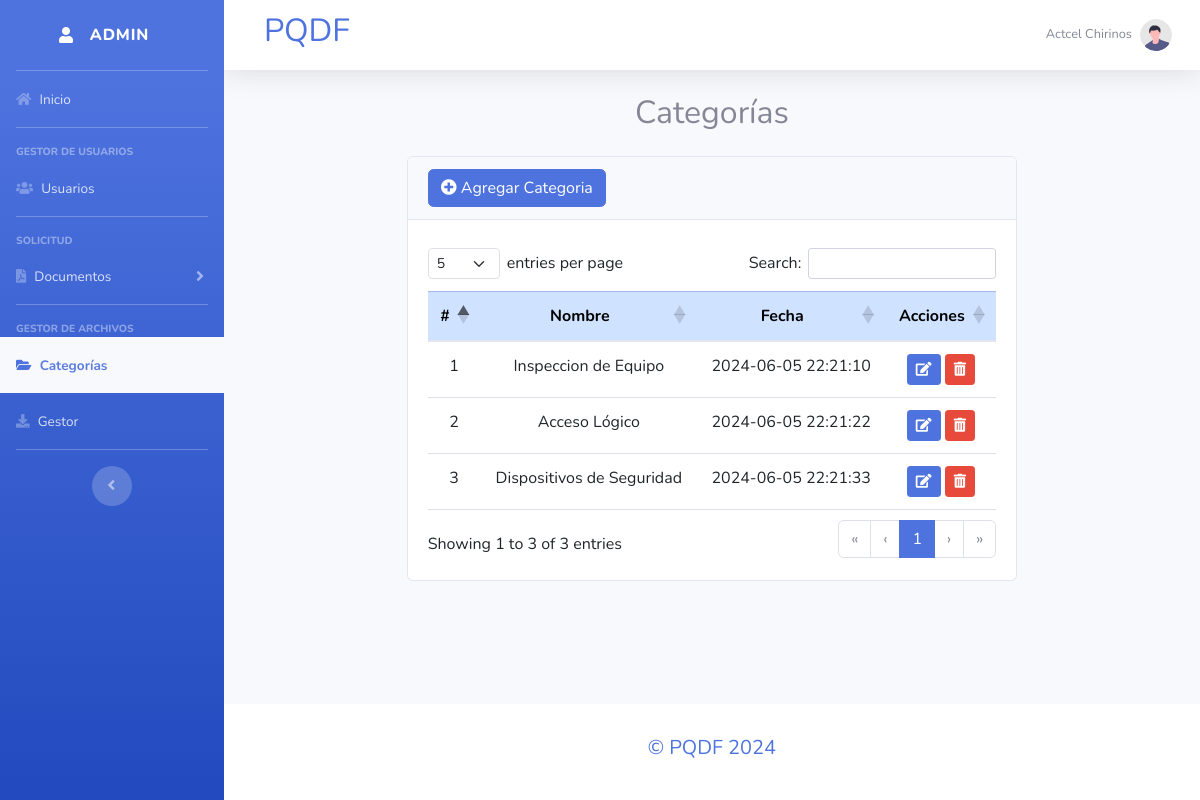
The page /secciones/categoria/index.php (signed in) on the database its author committed.
### tables this page shows
CREATE TABLE IF NOT EXISTS `categorias` (
  `id` int NOT NULL AUTO_INCREMENT,
  `nombre` varchar(50) NOT NULL,
  `fechaInsert` datetime NOT NULL DEFAULT CURRENT_TIMESTAMP,
  PRIMARY KEY (`id`),
  UNIQUE KEY `nombre` (`nombre`)
);

### secciones/categoria/index.php (the view, shortened to what this page needs)
<?php
    $objeto = new Conexion();
    $conexion = $objeto->Conectar();
    $consulta=$conexion->prepare("SELECT * FROM categorias");
    $consulta->execute();
    $lista_categoria=$consulta->fetchAll(PDO::FETCH_ASSOC);
?>
<?php include("../../vistas/header.php")?>
<?php if($_SESSION['rol'] == 1){?>
<div class="container-fluid mt-4">
    <div class="row">
        <div class="col-md-8 offset-md-2">
        <h2 style="text-align: center;" class="mb-4">Categorías</h2>
            <div class="card">
                <div class="card-header">
                    <button type="button" class="btn btn-primary" data-toggle="modal" data-target="#modalCategoria">
                        <span class="fas fa-plus-circle"></span> Agregar Categoria
                    </button>
                </div>
                <div class="card-body">
                    <div class="table-responsive">
                        <table class="table table-hover" id="datatable">
                            <thead class="table-primary">
                                <tr>
                                    <th scope="col" class="text-center">#</th>
                                    <th scope="col" class="text-center">Nombre</th>
                                    <th scope="col" class="text-center">Fecha</th>
                                    <th scope="col" class="text-center">Acciones</th>
                                </tr>
                            </thead>
                            <tbody>
                                <?php
                                    foreach($lista_categoria as $registro){
                                ?>
                                <tr>
                                    <td scope="row" class="text-center"><?php echo $registro['id']; ?></td>
                                    <td scope="row" class="text-center"><?php echo $registro['nombre']; ?></td>
                                    <td scope="row" class="text-center"><?php echo $registro['fechaInsert']; ?></td>
                                    <td scope="row" class="text-center">
                                        <button type="button" class="btn btn-primary btn-editar btn-sm" data-toggle="modal"
                                        data-target="#editarCategoria<?php echo $registro['id']; ?>">
                                            <span class="fas fa-edit"></span>
                                        </button>
                                        <a href="javascript:borrar(<?php echo $registro['id']; ?>);" class="btn btn-danger btn-sm">
                                            <i class="fas fa-trash-alt"></i>
                                        </a>
                                    </td>
                                </tr>
                                <?php }?>
                            </tbody>
                        </table>
                    </div>
                </div>
            </div>
        </div>
    </div>
</div>
<?php }?>
<?php include("../../vistas/footer.php")?>

### rows shown on the page
categorias: id "1", nombre "Inspeccion de Equipo", fechaInsert "2024-06-05 22:21:10"
categorias: id "2", nombre "Acceso Lógico", fechaInsert "2024-06-05 22:21:22"
categorias: id "3", nombre "Dispositivos de Seguridad", fechaInsert "2024-06-05 22:21:33"

### other values the page prints
$_SESSION['nombre'] "Actcel Chirinos"
